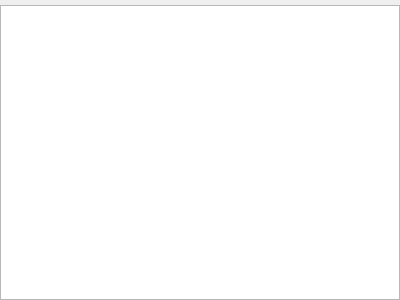
<?xml version="1.0" encoding="UTF-8"?>
<ui version="4.0">
 <class>ComTableWid</class>
 <widget class="QWidget" name="ComTableWid">
  <property name="geometry">
   <rect>
    <x>0</x>
    <y>0</y>
    <width>400</width>
    <height>300</height>
   </rect>
  </property>
  <property name="font">
   <font>
    <family>微软雅黑</family>
    <pointsize>11</pointsize>
   </font>
  </property>
  <property name="windowTitle">
   <string>Form</string>
  </property>
  <layout class="QGridLayout" name="gridLayout">
   <property name="leftMargin">
    <number>0</number>
   </property>
   <property name="topMargin">
    <number>5</number>
   </property>
   <property name="rightMargin">
    <number>0</number>
   </property>
   <property name="bottomMargin">
    <number>0</number>
   </property>
   <item row="0" column="0">
    <widget class="QTableWidget" name="tableWidget">
     <property name="styleSheet">
      <string notr="true">color:rgb(0,0,0)</string>
     </property>
    </widget>
   </item>
  </layout>
 </widget>
 <resources/>
 <connections/>
</ui>
